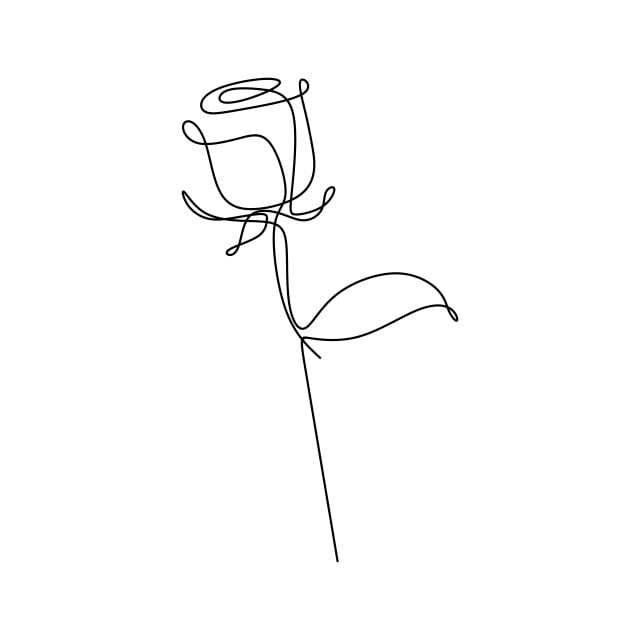
#> input picture png1.jpg, 640 x 640 px; its folder holds only this picture in this run
$ python image_maker.py
#> lines starting #> are read from the running program, lines starting #| are printed output that depends on the picture; after the words box and inside, x2 and y2 are one past the last pixel; in counts of white or black regions, pixels touching at a corner belong together
from collections import deque
import cv2
import numpy as np
import time

def polar(img):
    value = np.sqrt(((img.shape[0]/2.0)**2.0)+((img.shape[1]/2.0)**2.0))

    polar_image = cv2.linearPolar(img,(img.shape[0]/2, img.shape[1]/2), value, cv2.WARP_FILL_OUTLIERS)
    polar_image = polar_image[:,:430]

    return polar_image.astype(np.uint8)

def adaptive_thresh(img):
    return cv2.adaptiveThreshold(img, 255, cv2.ADAPTIVE_THRESH_MEAN_C, cv2.THRESH_BINARY, 11, 2)

def resize(img, new_width):
    ratio = len(img)/len(img[0])
    new_height = int(ratio*new_width)
    return cv2.resize(img, (new_height, new_width))

img_name = input('Image Name: ')
#> the answer given: png1.jpg
img = cv2.imread(img_name,0)
#> img is the input picture: shape (640, 640); min 0, max 255, mean 251.9
img = cv2.medianBlur(img, 5)
img = adaptive_thresh(img)
#> in adaptive_thresh, `return cv2.adaptiveThreshold(img, 255, cv2.ADAPTIVE_THRESH_MEAN_C, cv2..`:
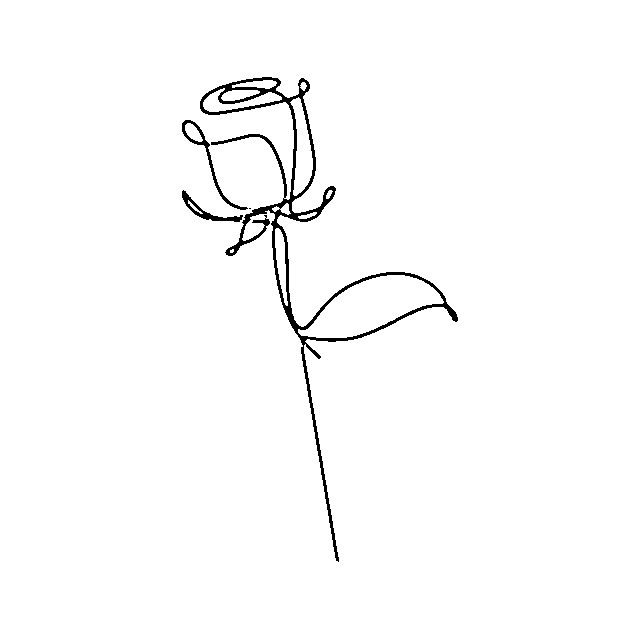
#> returned value: shape (640, 640); 98.4% white; 4 black regions (1 under 20 px), largest, box (x1, y1, x2, y2) and area: (200, 77, 458, 562) 5851, (182, 120, 248, 210) 473, (182, 190, 243, 222) 383
#img = resize(img, 60)


line_segment = deque()
drawing = False
def interactive_drawing(event,x,y,flags,param):
    global line_segment, drawing, img

    if event==cv2.EVENT_LBUTTONDOWN:
        drawing=True
        cv2.circle(img,(x,y),2,(0,0,255),-1)
        line_segment.append((x,y))

    elif event==cv2.EVENT_MOUSEMOVE:
        if drawing==True:
            cv2.circle(img,(x,y),2,(0,0,255),-1)
            line_segment.append((x,y))

    elif event==cv2.EVENT_LBUTTONUP:
        drawing=False
        cv2.circle(img,(x,y),2,(0,0,255),-1)
        line_segment.append((x,y))


cv2.namedWindow('Window')
cv2.setMouseCallback('Window',interactive_drawing)
while(1):
    cv2.imshow('Window',img)
    k=cv2.waitKey(1)&0xFF
#> (key Esc is pressed here)
    if k==27:
        break
cv2.destroyAllWindows()


pts = np.zeros([len(line_segment), 2]);
for i, pt in enumerate(line_segment):
    pts[i, 0] = pt[0]
    pts[i, 1] = pt[1]
np.savetxt(f'{img_name[:img_name.index(".")]}.csv', pts, delimiter=",")

$ run again, on png2.jpg
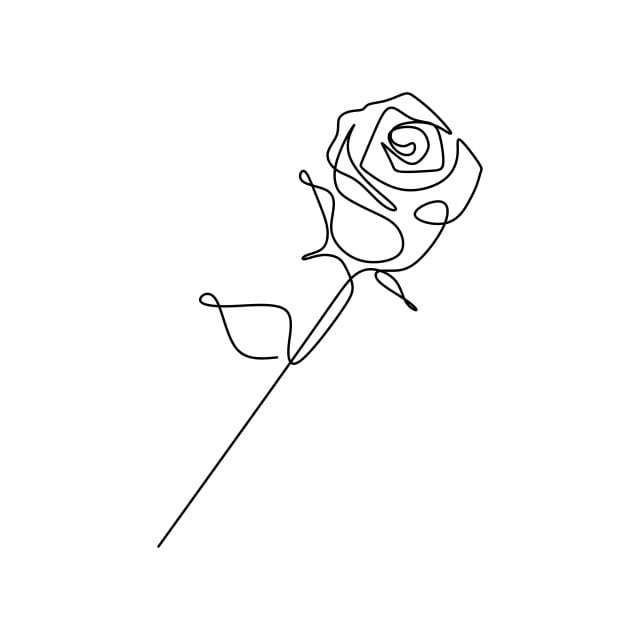
#> input picture png2.jpg, 640 x 640 px
#> img is the input picture: shape (640, 640); min 0, max 255, mean 251.1
#> in adaptive_thresh, `return cv2.adaptiveThreshold(img, 255, cv2.ADAPTIVE_THRESH_MEAN_C, cv2..`:
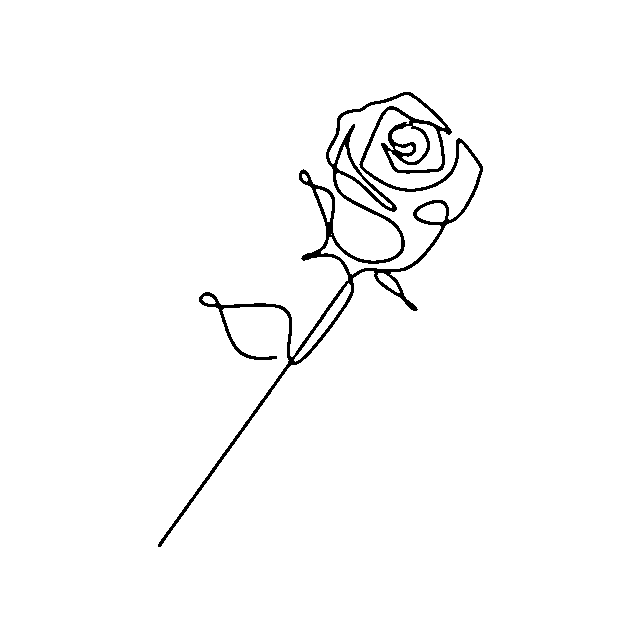
#> returned value: shape (640, 640); 98% white; 1 black region, box (x1, y1, x2, y2) and area: (158, 92, 483, 547) 8300
